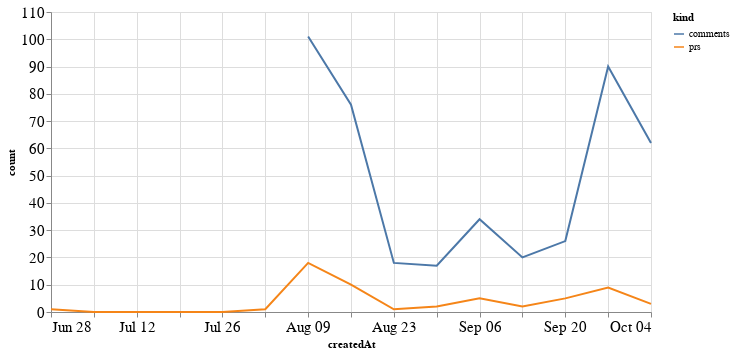

Source (notebook cell):
### Code cell
alt.Chart(total_time, width=600).mark_line().encode(
    x='createdAt',
    y='count',
    color='kind'
)

### Figure 1 — Vega-Lite specification as saved in the notebook (floating-point values rounded to 4 significant figures)
{"config": {"axisLeft": {"labelFontSize": 15}, "axisBottom": {"labelFontSize": 15}}, "data": {"name": "data-0335c251b03780c4443f1a31b7ebf023"}, "mark": "line", "encoding": {"color": {"type": "nominal", "field": "kind"}, "x": {"type": "temporal", "field": "createdAt"}, "y": {"type": "quantitative", "field": "count"}}, "width": 600, "$schema": "https://vega.github.io/schema/vega-lite/v4.8.1.json", "datasets": {"data-0335c251b03780c4443f1a31b7ebf023": [{"createdAt": "2020-06-28T00:00:00", "kind": "prs", "count": 1.0}, {"createdAt": "2020-07-05T00:00:00", "kind": "prs", "count": 0.0}, {"createdAt": "2020-07-12T00:00:00", "kind": "prs", "count": 0.0}, {"createdAt": "2020-07-19T00:00:00", "kind": "prs", "count": 0.0}, {"createdAt": "2020-07-26T00:00:00", "kind": "prs", "count": 0.0}, {"createdAt": "2020-08-02T00:00:00", "kind": "prs", "count": 1.0}, {"createdAt": "2020-08-09T00:00:00", "kind": "prs", "count": 18.0}, {"createdAt": "2020-08-16T00:00:00", "kind": "prs", "count": 10.0}, {"createdAt": "2020-08-23T00:00:00", "kind": "prs", "count": 1.0}, {"createdAt": "2020-08-30T00:00:00", "kind": "prs", "count": 2.0}, {"createdAt": "2020-09-06T00:00:00", "kind": "prs", "count": 5.0}, {"createdAt": "2020-09-13T00:00:00", "kind": "prs", "count": 2.0}, {"createdAt": "2020-09-20T00:00:00", "kind": "prs", "count": 5.0}, {"createdAt": "2020-09-27T00:00:00", "kind": "prs", "count": 9.0}, {"createdAt": "2020-10-04T00:00:00", "kind": "prs", "count": 3.0}, {"createdAt": "2020-06-28T00:00:00", "kind": "comments", "count": null}, {"createdAt": "2020-07-05T00:00:00", "kind": "comments", "count": null}, {"createdAt": "2020-07-12T00:00:00", "kind": "comments", "count": null}, {"createdAt": "2020-07-19T00:00:00", "kind": "comments", "count": null}, {"createdAt": "2020-07-26T00:00:00", "kind": "comments", "count": null}, {"createdAt": "2020-08-02T00:00:00", "kind": "comments", "count": null}, {"createdAt": "2020-08-09T00:00:00", "kind": "comments", "count": 101.0}, {"createdAt": "2020-08-16T00:00:00", "kind": "comments", "count": 76.0}, {"createdAt": "2020-08-23T00:00:00", "kind": "comments", "count": 18.0}, {"createdAt": "2020-08-30T00:00:00", "kind": "comments", "count": 17.0}, {"createdAt": "2020-09-06T00:00:00", "kind": "comments", "count": 34.0}, {"createdAt": "2020-09-13T00:00:00", "kind": "comments", "count": 20.0}, {"createdAt": "2020-09-20T00:00:00", "kind": "comments", "count": 26.0}, {"createdAt": "2020-09-27T00:00:00", "kind": "comments", "count": 90.0}, {"createdAt": "2020-10-04T00:00:00", "kind": "comments", "count": 62.0}]}}
